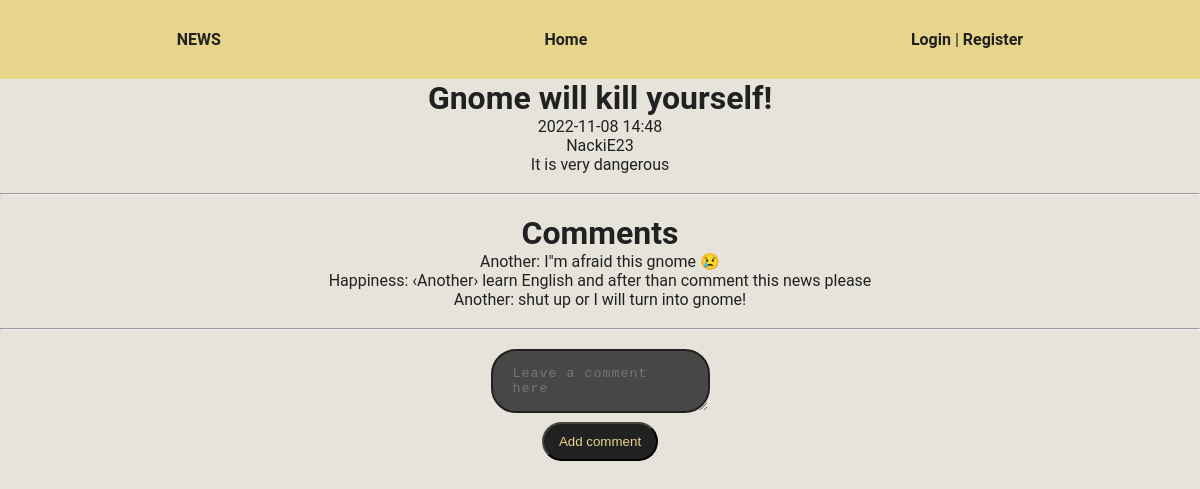
The page /news?id=1 on the database its author committed.
### tables this page shows
CREATE TABLE news (
    id INTEGER PRIMARY KEY autoincrement, 
    created DATETIME,
    title TEXT NOT NULL, 
    main_text TEXT NOT NULL,
    user_id INTEGER NOT NULL,
    FOREIGN KEY(user_id) REFERENCES users(id)
  );

CREATE TABLE users (
    id INTEGER PRIMARY KEY autoincrement,
    email TEXT UNIQUE NOT NULL, 
    username TEXT NOT NULL, 
    password TEXT NOT NULL,
    is_admin BOOLEAN NOT NULL DEFAULT 0 CHECK (is_admin IN (0, 1))
  );

CREATE TABLE comments ( 
    id INTEGER PRIMARY KEY autoincrement, 
    main_text TEXT NOT NULL,
    news_id INTEGER NOT NULL,
    user_id INTEGER NOT NULL,
    FOREIGN KEY(user_id) REFERENCES users(id),
    FOREIGN KEY(news_id) REFERENCES news(id)
  );

### views/pages/news.php (called while the page is built, shortened)
<?php
$news = News::get($_GET['id']);
$is_comments_exist = Comment::check_if_exists($news['id']);
if ($is_comments_exist) {
    $comments = Comment::all($news['id']);
}
require 'views/templates/dafault_template.php';

### router/routes.php (called while the page is built, shortened)
<?php
Router::enable();

### index.php (called while the page is built, shortened)
<?php
require_once "router/routes.php";

### app/Controllers/News.php (called while the page is built, shortened)
<?php
class News {
    public static function get(int $news_id): array {
        $sql = "SELECT n.id, n.created, n.title, n.main_text, u.username
                FROM news n
                JOIN users u
                    ON n.user_id == u.id
                WHERE n.id = $news_id";
        return $GLOBALS['db']->querySingle($sql, true);
    }
}

### app/Controllers/Comment.php (called while the page is built, shortened)
<?php
class Comment {
    public static function all($news_id): \SQLite3Result {
        $sql = "SELECT c.id, c.main_text, u.username
                FROM comments c
                JOIN users u
                    ON c.user_id == u.id
                WHERE c.news_id == $news_id";
        return $GLOBALS['db']->query($sql);
    }
}

### views/templates/news.php (the view, shortened to what this page needs)
<h1><?= $news['title'] ?></h1>
<p><?= $news['created'] ?></p>
<p><?= $news['username'] ?></p>
<p><?= $news['main_text'] ?></p>
<br><hr><br>
<h1>Comments</h1>
<ul>
<?php
    if ($comments) {
        while ($comment = $comments->fetchArray(SQLITE3_ASSOC)) {
            ?>
            <li class='list-group-item bg-secondary mb-1'>
                <?= $comment['username'] ?>: <?= $comment['main_text'] ?>
            </li>
            <?php
            }
        } else {
            echo "No comments yet";
    }
?>
</ul>
<br><hr><br>
<p>
    <form method='POST' action='/comment/create'>
        <div class='form-floating'>
            <textarea class='form-control bg-secondary mb-2 text-light' name='main_text' placeholder='Leave a comment here' id='floatingTextarea2'></textarea>
        </div>
        <input type='submit' class='btn btn-secondary' value='Add comment'>
    </form>
</p>

### app/Services/Router.php (shortened to what this page needs)
<?php
class Router {
    private static $list = [];
    public static function route(string $uri, string $page_name, array $methods) {
        self::$list[] = [
            "uri" => $uri,
            "page" => $page_name,
            "methods" => $methods,
            "is_reg" => false
        ];
    }
    public static function enable() {
        $query = $_GET['q'];
        foreach(self::$list as $route) {
            if ($route['is_reg']) {
                if (in_array($_SERVER['REQUEST_METHOD'], $route['methods'])) {
                    require_once "views/pages/" . $route['page'] . ".php";
                    exit();
                } else {
                    break;
                }
            } elseif ($route['uri'] === '/' . $query) {
                if (in_array($_SERVER['REQUEST_METHOD'], $route['methods'])) {
                    require_once "views/pages/" . $route['page'] . ".php";
                    exit();
                } else {
                    break;
                }
            }
        }
    }
}

### views/templates/dafault_template.php (shortened to what this page needs)
<!DOCTYPE html>
<html lang="en">
<head>
    <link type="text/css" href="/assets/css/styles.min.css" rel="stylesheet" />
</head>
<body>
<header>
    <div class="elements">
        <div class="elements__logo">
            <a href="/">
                NEWS
            </a>
        </div>
        <div class="elements_menu">
            <ul class="elements_menu__list">
                <li class="elements_menu__list_item">
                    <a class="elements_menu__list_item_link" href="/">Home</a>
                </li>
            </ul>
        </div>
        <div class="elements__button">
        <?php
            if (!$_SESSION['user']) {
                ?>
                <a class="elements__button_link" href="/login">Login</a>
                |
                <a class="elements__button_link" href="/register">Register</a>
                <?php
            } else {
                ?>
                <?= $_SESSION['user']['username'] ?> |
                <a class="elements__button_link" href="/logout">Logout</a>
                <?php
            }
        ?>
        </div>
    </div>
</header>
<div class="container">
<?php include 'views/templates/' . $content_template ?>
</div>
</body>
</html>

### rows shown on the page
news: title "Gnome will kill yourself!", created "2022-11-08 14:48", user.username "NackiE23", main_text "It is very dangerous"
comments: user.username "Another", main_text "I\"m afraid this gnome 😢"
comments: user.username "Happiness", main_text "‹Another› learn English and after than comment this news please"
comments: user.username "Another", main_text "shut up or I will turn into gnome!"
